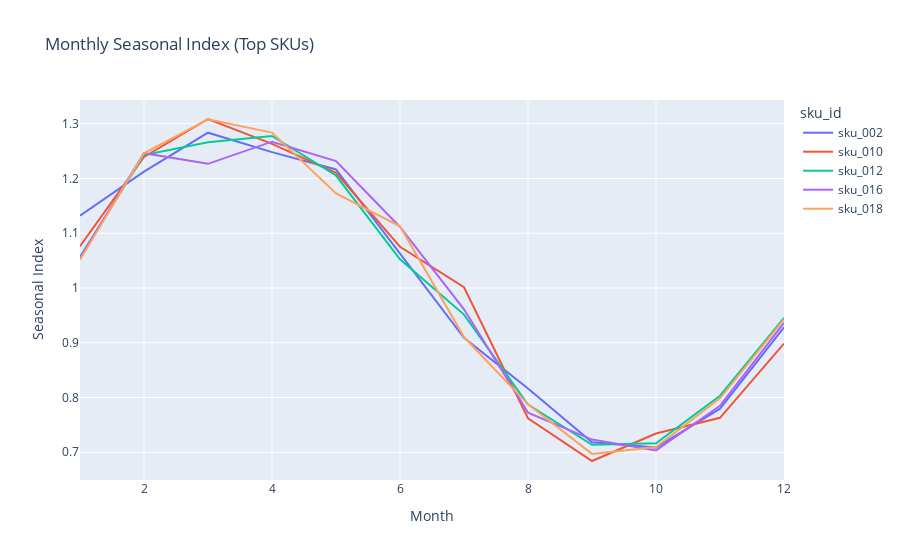

Notebook code cell kept with this figure:
### Markdown cell above
**Interpretation:** A seasonal index >1 means above‑average demand for that store in that month; <1 means below‑average. Use this to time store‑specific inventory plans.

### Code cell
# SKU-level seasonality index (monthly)
sku_month = df.groupby(['sku_id', df[DATE_COL].dt.month])[TARGET_COL].mean().reset_index()
sku_month.columns = ['sku_id', 'month', 'avg_sales']

sku_mean = df.groupby('sku_id')[TARGET_COL].mean().reset_index().rename(columns={TARGET_COL: 'sku_mean'})
sku_seasonal = sku_month.merge(sku_mean, on='sku_id')
sku_seasonal['seasonal_index'] = sku_seasonal['avg_sales'] / sku_seasonal['sku_mean']

# Plot a few top-volume SKUs
top_skus = df.groupby('sku_id')[TARGET_COL].sum().sort_values(ascending=False).head(5).index
plot_df = sku_seasonal[sku_seasonal['sku_id'].isin(top_skus)]
fig = px.line(plot_df, x='month', y='seasonal_index', color='sku_id',
              title='Monthly Seasonal Index (Top SKUs)')
fig.update_layout(xaxis_title='Month', yaxis_title='Seasonal Index')
fig.show()

### Figure 1 — Plotly figure (JSON) as saved in the notebook; plotly's stock layout.template omitted (floating-point values rounded to 4 significant figures)
{"data": [{"hovertemplate": "sku_id=sku_002<br>month=%{x}<br>seasonal_index=%{y}<extra></extra>", "legendgroup": "sku_002", "line": {"color": "#636efa", "dash": "solid"}, "marker": {"symbol": "circle"}, "mode": "lines", "name": "sku_002", "orientation": "v", "showlegend": true, "type": "scatter", "x": [1, 2, 3, 4, 5, 6, 7, 8, 9, 10, 11, 12], "xaxis": "x", "y": [1.132, 1.212, 1.284, 1.248, 1.216, 1.062, 0.909, 0.8164, 0.7181, 0.7085, 0.7796, 0.9281], "yaxis": "y"}, {"hovertemplate": "sku_id=sku_010<br>month=%{x}<br>seasonal_index=%{y}<extra></extra>", "legendgroup": "sku_010", "line": {"color": "#EF553B", "dash": "solid"}, "marker": {"symbol": "circle"}, "mode": "lines", "name": "sku_010", "orientation": "v", "showlegend": true, "type": "scatter", "x": [1, 2, 3, 4, 5, 6, 7, 8, 9, 10, 11, 12], "xaxis": "x", "y": [1.076, 1.239, 1.309, 1.263, 1.21, 1.075, 1.001, 0.7621, 0.6841, 0.7343, 0.763, 0.8985], "yaxis": "y"}, {"hovertemplate": "sku_id=sku_012<br>month=%{x}<br>seasonal_index=%{y}<extra></extra>", "legendgroup": "sku_012", "line": {"color": "#00cc96", "dash": "solid"}, "marker": {"symbol": "circle"}, "mode": "lines", "name": "sku_012", "orientation": "v", "showlegend": true, "type": "scatter", "x": [1, 2, 3, 4, 5, 6, 7, 8, 9, 10, 11, 12], "xaxis": "x", "y": [1.057, 1.243, 1.266, 1.278, 1.205, 1.052, 0.9514, 0.7872, 0.7137, 0.7166, 0.8033, 0.9452], "yaxis": "y"}, {"hovertemplate": "sku_id=sku_016<br>month=%{x}<br>seasonal_index=%{y}<extra></extra>", "legendgroup": "sku_016", "line": {"color": "#ab63fa", "dash": "solid"}, "marker": {"symbol": "circle"}, "mode": "lines", "name": "sku_016", "orientation": "v", "showlegend": true, "type": "scatter", "x": [1, 2, 3, 4, 5, 6, 7, 8, 9, 10, 11, 12], "xaxis": "x", "y": [1.055, 1.246, 1.227, 1.267, 1.232, 1.111, 0.961, 0.7725, 0.7231, 0.7033, 0.7849, 0.9365], "yaxis": "y"}, {"hovertemplate": "sku_id=sku_018<br>month=%{x}<br>seasonal_index=%{y}<extra></extra>", "legendgroup": "sku_018", "line": {"color": "#FFA15A", "dash": "solid"}, "marker": {"symbol": "circle"}, "mode": "lines", "name": "sku_018", "orientation": "v", "showlegend": true, "type": "scatter", "x": [1, 2, 3, 4, 5, 6, 7, 8, 9, 10, 11, 12], "xaxis": "x", "y": [1.051, 1.246, 1.308, 1.284, 1.173, 1.113, 0.9104, 0.7875, 0.697, 0.7095, 0.7986, 0.9427], "yaxis": "y"}], "layout": {"legend": {"title": {"text": "sku_id"}, "tracegroupgap": 0}, "title": {"text": "Monthly Seasonal Index (Top SKUs)"}, "xaxis": {"anchor": "y", "domain": [0, 1], "title": {"text": "Month"}}, "yaxis": {"anchor": "x", "domain": [0, 1], "title": {"text": "Seasonal Index"}}}}
